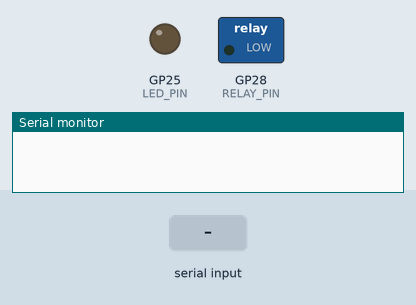
A sketch run on a simulated Raspberry Pi Pico. Shown: switched loads named in the sketch (green lamp = pin HIGH), output pins drawn as LEDs (lit = HIGH), the last lines printed to the serial monitor. Inputs (shaded band) come from the test bench.

Above: at 1.2 s.
1.3 s: "1\n" received over Serial
At 2.3 s:
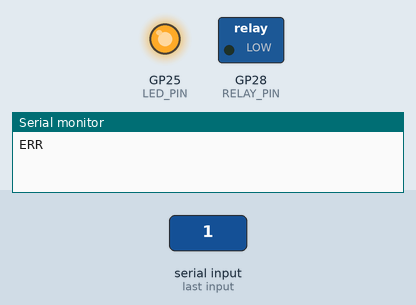
Timing chart, 0 to 10.3 s (numbered marks = the images above; inputs shaded):
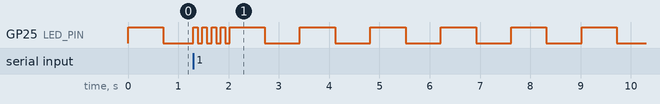

The sketch:

molinete_pico.ino
```cpp
/*
 * molinete_pico.ino — Controlador del relé del molinete (Raspberry Pi Pico).
 *
 * Corre EN el Pico. Escucha el USB-serie que le manda la PC (la app "Gym
 * Access") y, cuando recibe "ABRIR", libera el molinete unos segundos para que
 * pase la persona; después vuelve a trabar. Responde "OK".
 *
 *     PC (Gym Access) --USB serie--> Pico (este sketch) --GP15--> relé --> molinete
 *
 * LUZ (LED de la plaquita, GP25):
 *   - prende al enchufar
 *   - parpadea lento  = está vivo y esperando
 *   - queda fija      = está abriendo (relé activado)
 *
 * COMPORTAMIENTO DEL MOLINETE (verificado en el gimnasio):
 *   - blanco + rojo  = TRABADO (cruz roja)
 *   - blanco + verde = LIBRE (gira, deja pasar)
 *   - sin corriente  = suelto (por eso lo dejamos trabado por defecto)
 *
 * CABLEADO — se usa el contacto conmutado del relé (1 canal alcanza):
 *   blanco -> COM  (tornillo del medio)
 *   rojo   -> NC   (en reposo el relé une COM-NC => blanco-rojo => TRABADO)
 *   verde  -> NO   (al activar, une COM-NO => blanco-verde => LIBRE)
 *   Si al probar queda al revés, invertí rojo y verde.
 *
 * Relé al Pico:  VCC(+)->pin40(VBUS) · GND(-)->pin33(GND) · IN(S)->pin34(GP28)
 */

// ── Configuración ────────────────────────────────────────────────────────────
const int  RELAY_PIN         = 28;    // GP28 (pin físico 34). Debe coincidir con el cableado.
const int  LED_PIN           = LED_BUILTIN; // GP25, LED de la plaquita
const bool ACTIVE_HIGH       = true;  // true: GP15 en ALTO activa el relé (abre).
                                      // Si al ARRANCAR el molinete queda LIBRE, poné false.
const int  TIEMPO_ABIERTO_MS = 4000;  // cuánto queda libre para que pase la persona
const int  TIEMPO_TEST_MS    = 20000; // comando "TEST": lo mantiene libre para chequear cableado
const int  PARPADEO_MS       = 700;   // ritmo del parpadeo de "estoy vivo"
const char* CMD_ABRIR        = "ABRIR";
const char* CMD_TEST         = "TEST";
// ─────────────────────────────────────────────────────────────────────────────

// Reposo = TRABADO (relé sin energizar, COM-NC = blanco-rojo).
inline void releTrabar() { digitalWrite(RELAY_PIN, ACTIVE_HIGH ? LOW : HIGH); }
// Activo = LIBRE (relé energizado, COM-NO = blanco-verde).
inline void releLiberar() { digitalWrite(RELAY_PIN, ACTIVE_HIGH ? HIGH : LOW); }

unsigned long ultimoParpadeo = 0;
bool ledEncendido = true;

void liberarPor(int ms) {
  digitalWrite(LED_PIN, HIGH);  // LED fijo mientras abre
  releLiberar();
  delay(ms);
  releTrabar();
  ledEncendido = true;          // el parpadeo retoma desde encendido
  ultimoParpadeo = millis();
}

void setup() {
  pinMode(RELAY_PIN, OUTPUT);
  releTrabar();                 // arranca TRABADO
  pinMode(LED_PIN, OUTPUT);
  digitalWrite(LED_PIN, HIGH);  // prende al enchufar
  Serial.begin(9600);
}

void loop() {
  // Parpadeo lento de "estoy vivo" mientras espera.
  if (millis() - ultimoParpadeo >= (unsigned long)PARPADEO_MS) {
    ledEncendido = !ledEncendido;
    digitalWrite(LED_PIN, ledEncendido ? HIGH : LOW);
    ultimoParpadeo = millis();
  }

  if (!Serial.available()) return;

  String cmd = Serial.readStringUntil('\n');
  cmd.trim();
  cmd.toUpperCase();

  if (cmd == CMD_ABRIR) {
    liberarPor(TIEMPO_ABIERTO_MS);
    Serial.println("OK");
  } else if (cmd == CMD_TEST) {
    liberarPor(TIEMPO_TEST_MS);  // libre 20 s para verificar el cableado
    Serial.println("OK");
  } else if (cmd.length() > 0) {
    // DIAGNÓSTICO: parpadeo rápido = "recibí datos por USB" (aunque no sea un comando).
    for (int i = 0; i < 8; i++) {
      digitalWrite(LED_PIN, (i % 2 == 0) ? HIGH : LOW);
      delay(90);
    }
    ledEncendido = true;
    digitalWrite(LED_PIN, HIGH);
    ultimoParpadeo = millis();
    Serial.println("ERR");
  }
}
```
